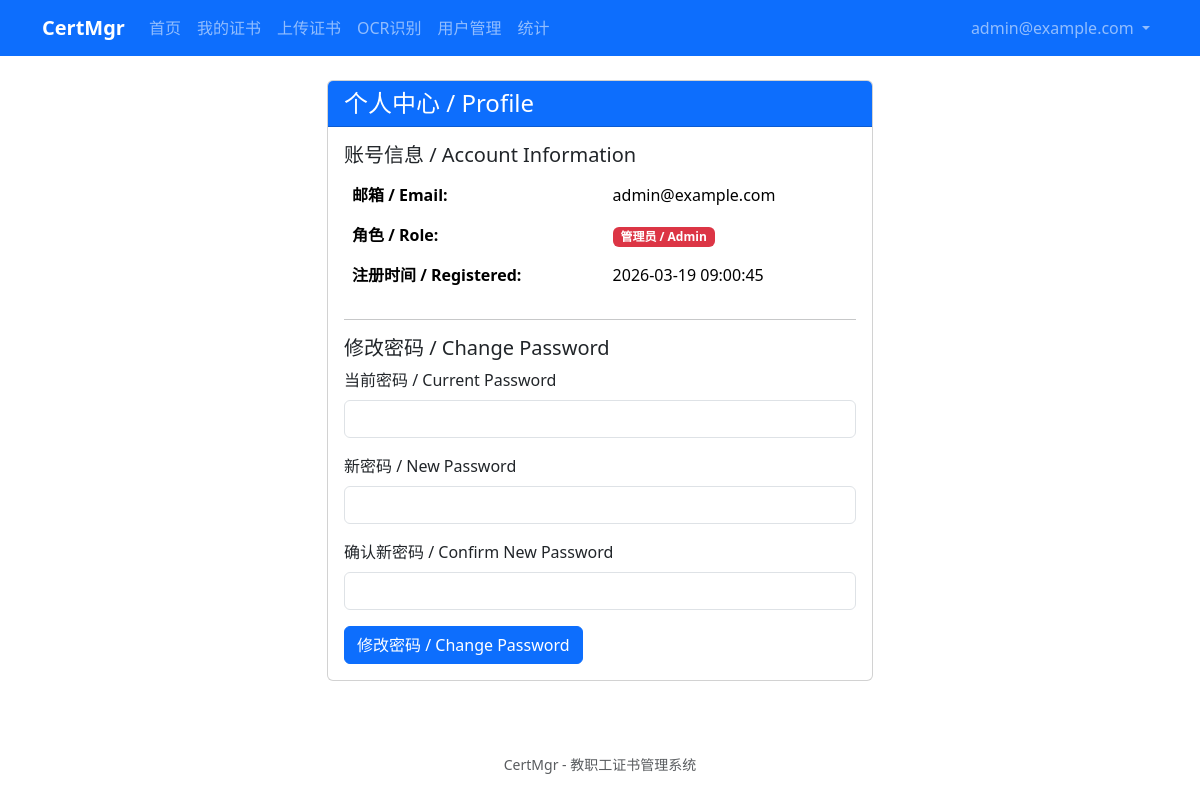
Before: /auth/profile (signed in) with the older database file.
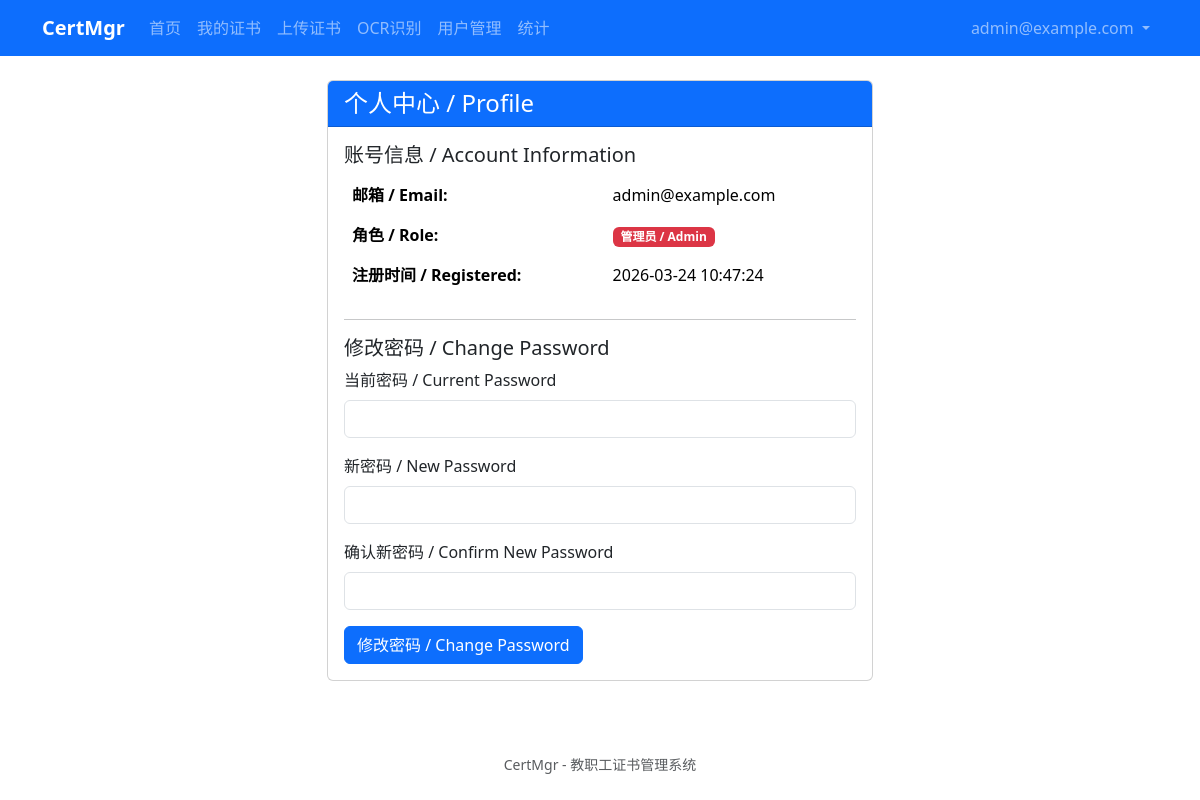
After: the same page with the newer database file.
### app/models/user.py (models this page shows, shortened)
class User(UserMixin, db.Model):
    __tablename__ = 'users'
    id = db.Column(db.Integer, primary_key=True)
    email = db.Column(db.String(120), unique=True, nullable=False, index=True)
    password_hash = db.Column(db.String(256), nullable=False)
    is_admin = db.Column(db.Boolean, default=False)
    is_disabled = db.Column(db.Boolean, default=False)
    created_at = db.Column(db.DateTime, default=datetime.utcnow)

### app/blueprints/auth/routes.py (the view, shortened to what this page needs)
@auth_bp.route('/profile', methods=['GET', 'POST'])
@login_required
def profile():
    form = PasswordChangeForm()
    return render_template('auth/profile.html', form=form)

### app/blueprints/auth/forms.py
class PasswordChangeForm(FlaskForm):
    current_password = PasswordField('当前密码 / Current Password', validators=[
        DataRequired(message='请输入当前密码')
    ])
    new_password = PasswordField('新密码 / New Password', validators=[
        DataRequired(message='请输入新密码'),
        Length(min=8, message='密码至少需要8个字符')
    ])
    confirm_password = PasswordField('确认新密码 / Confirm New Password', validators=[
        DataRequired(message='请确认新密码'),
        EqualTo('new_password', message='两次输入的密码不一致')
    ])
    submit = SubmitField('修改密码 / Change Password')

### app/templates/auth/profile.html (shortened to what this page needs)
{% extends "base.html" %}
{% block content %}
<div class="row justify-content-center">
    <div class="col-md-6">
        <div class="card">
            <div class="card-header bg-primary text-white">
                <h4 class="mb-0">个人中心 / Profile</h4>
            </div>
            <div class="card-body">
                <div class="mb-4">
                    <h5>账号信息 / Account Information</h5>
                    <table class="table table-borderless">
                        <tr>
                            <td><strong>邮箱 / Email:</strong></td>
                            <td>{{ current_user.email }}</td>
                        </tr>
                        <tr>
                            <td><strong>角色 / Role:</strong></td>
                            <td>
                                {% if current_user.is_admin %}
                                    <span class="badge bg-danger">管理员 / Admin</span>
                                {% else %}
                                    <span class="badge bg-secondary">用户 / User</span>
                                {% endif %}
                            </td>
                        </tr>
                        <tr>
                            <td><strong>注册时间 / Registered:</strong></td>
                            <td>{{ current_user.created_at.strftime('%Y-%m-%d %H:%M:%S') }}</td>
                        </tr>
                    </table>
                </div>
                <hr>
                <h5>修改密码 / Change Password</h5>
                <form method="POST">
                    <div class="mb-3">
                        {{ form.current_password.label(class="form-label") }}
                        {{ form.current_password(class="form-control") }}
                    </div>
                    <div class="mb-3">
                        {{ form.new_password.label(class="form-label") }}
                        {{ form.new_password(class="form-control") }}
                    </div>
                    <div class="mb-3">
                        {{ form.confirm_password.label(class="form-label") }}
                        {{ form.confirm_password(class="form-control") }}
                    </div>
                    {{ form.submit(class="btn btn-primary") }}
                </form>
            </div>
        </div>
    </div>
</div>
{% endblock %}

### app/templates/base.html (shortened to what this page needs)
<!DOCTYPE html>
<html lang="zh-CN">
<head>
    <link href="https://cdn.jsdelivr.net/npm/bootstrap@5.3.8/dist/css/bootstrap.min.css" rel="stylesheet">
    <link rel="stylesheet" href="{{ url_for('static', filename='css/app.css') }}">
</head>
<body>
    <nav class="navbar navbar-expand-lg navbar-dark bg-primary">
        <div class="container">
            <a class="navbar-brand" href="{{ url_for('auth.home') if current_user.is_authenticated else url_for('auth.login') }}">
                CertMgr
            </a>
            <div class="collapse navbar-collapse" id="navbarNav">
                <ul class="navbar-nav me-auto">
                    {% if current_user.is_authenticated %}
                        <li class="nav-item">
                            <a class="nav-link" href="{{ url_for('auth.home') }}">首页</a>
                        </li>
                        <li class="nav-item">
                            <a class="nav-link" href="{{ url_for('certificates.list') }}">我的证书</a>
                        </li>
                        <li class="nav-item">
                            <a class="nav-link" href="{{ url_for('certificates.upload') }}">上传证书</a>
                        </li>
                        <li class="nav-item">
                            <a class="nav-link" href="{{ url_for('certificates.ocr_upload') }}">OCR识别</a>
                        </li>
                        {% if current_user.is_admin %}
                        <li class="nav-item">
                            <a class="nav-link" href="{{ url_for('admin.list_users') }}">用户管理</a>
                        </li>
                        <li class="nav-item">
                            <a class="nav-link" href="{{ url_for('statistics.dashboard') }}">统计</a>
                        </li>
                        {% endif %}
                    {% endif %}
                </ul>
                <ul class="navbar-nav ms-auto">
                    {% if current_user.is_authenticated %}
                        <li class="nav-item dropdown">
                            <a class="nav-link dropdown-toggle" href="#" role="button" data-bs-toggle="dropdown">
                                {{ current_user.email }}
                            </a>
                        </li>
                    {% endif %}
                </ul>
            </div>
        </div>
    </nav>
    <main class="container my-4">
        {% block content %}{% endblock %}
    </main>
    <footer class="text-center text-muted py-4">
        <small>CertMgr - 教职工证书管理系统</small>
    </footer>
</body>
</html>

Changed rows visible on the page:
changed User "admin@example.com": created_at "2026-03-19 09:00:45" → "2026-03-24 10:47:24"
